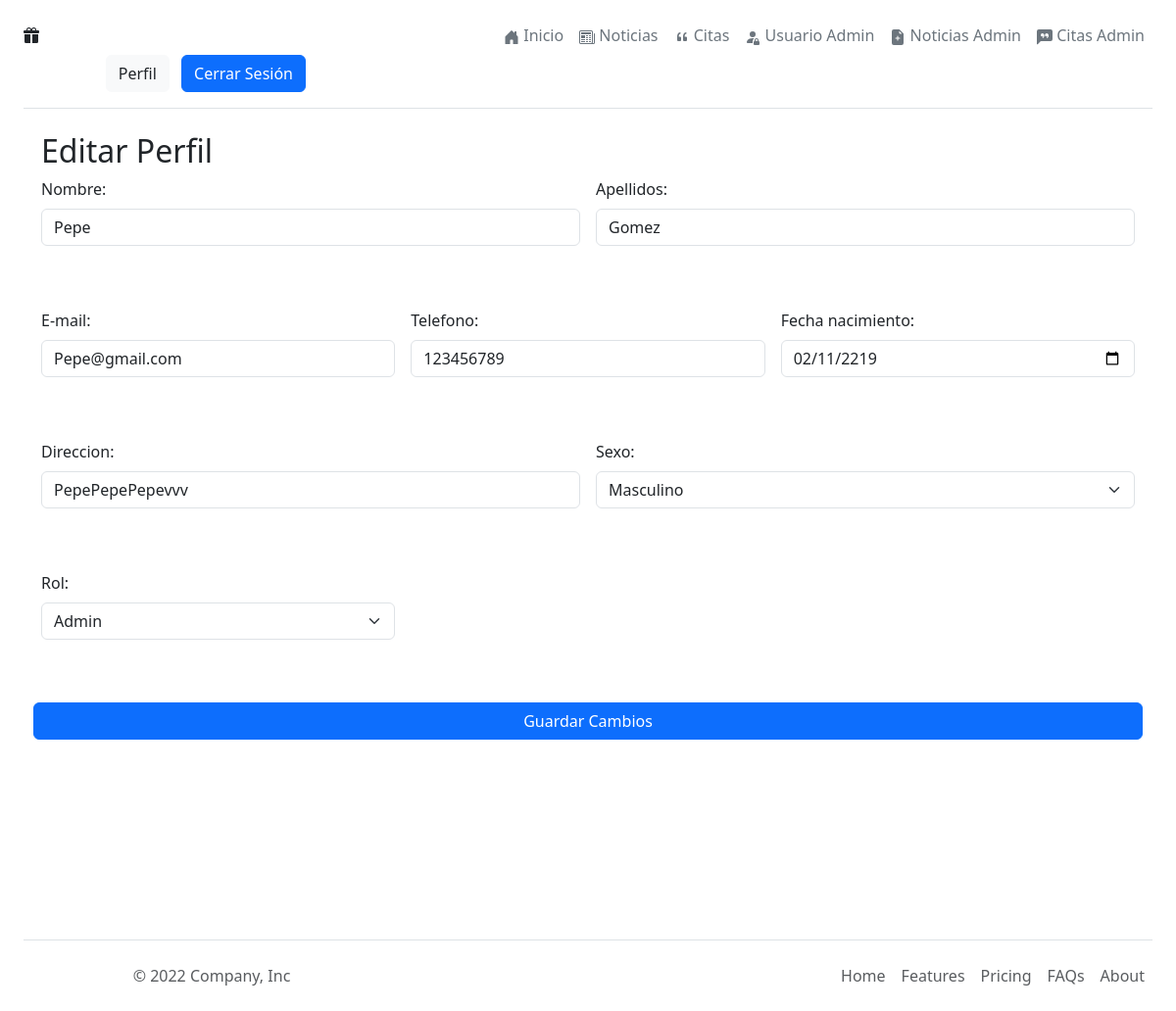
The page /index.php?controller=UsuariosAdmin&action=formularioActualizarUsuario&id=2 (signed in) on the database its author committed.
### tables this page shows
CREATE TABLE `users_data` (
  `idUser` int(11) NOT NULL,
  `nombre` varchar(255) NOT NULL,
  `apellidos` varchar(255) NOT NULL,
  `email` varchar(255) NOT NULL,
  `telefono` varchar(20) NOT NULL,
  `fecha_nacimiento` date NOT NULL,
  `direccion` text DEFAULT NULL,
  `sexo` enum('Masculino','Femenino','Otro') NOT NULL
);

CREATE TABLE `users_login` (
  `idLogin` int(11) NOT NULL,
  `idUser` int(11) NOT NULL,
  `usuario` varchar(255) NOT NULL,
  `password` varchar(255) NOT NULL,
  `rol` enum('admin','user') NOT NULL
);

### models/UserDataModel.php (called while the page is built, shortened)
<?php
require_once 'config.php';
class UserDataModel
{
    private $pdo;
    public function __construct()
    {
        global $pdo;
        $this->pdo = $pdo;
    }
    public function obtenerUsuarioById($id)
    {
        try {
            $query = "SELECT * FROM users_data WHERE idUser = :id";
            $statement = $this->pdo->prepare($query);
            $statement->execute(array(':id' => $id));
            return $statement->fetch(PDO::FETCH_ASSOC);
        } catch (PDOException $e) {
            $this->handleDatabaseError("Error al obtener usuario por ID", $e);
            return false;
        }
    }
}

### models/UserLoginModel.php (called while the page is built, shortened)
<?php
require_once 'config.php';
class UserLoginModel {
    private $pdo;
    public function __construct() {
        global $pdo;
        $this->pdo = $pdo;
    }
    public function getUserIdUser($idUser) {
        try {
            $query = "SELECT * FROM users_login WHERE idUser = :idUser";
            $statement = $this->pdo->prepare($query);
            $statement->execute(array(':idUser' => $idUser));
            $result = $statement->fetch(PDO::FETCH_ASSOC);
            unset($result['password']);
            return $result;
        } catch (PDOException $e) {
            $this->handleDatabaseError("Error al obtener usuario por ID", $e);
            return false;
        }
    }
}

### views/editar_perfil.php (the view, shortened to what this page needs)
<!DOCTYPE html>
<html lang="es">
<head>
    <link rel="stylesheet" href="../css/styles.css">
    <link href="https://cdn.jsdelivr.net/npm/bootstrap@5.3.3/dist/css/bootstrap.min.css" rel="stylesheet">
</head>
<?php include_once './Includes/header.php'; ?>
<div class="container">
    <h2>Editar Perfil</h2>
    <div class="formEditPerfil">
        <form class="row g-3" action="index.php?controller=perfil&action=actualizar" method="post">
            <div class="col-md-6">
                <label for="nombre" class="form-label">Nombre:</label>
                <input type="text" class="form-control" id="nombre" name="nombre" value="<?php echo $usuario['nombre']; ?>" required><br><br>
            </div>
            <div class="col-md-6">
                <label for="apellidos" class="form-label">Apellidos:</label>
                <input type="text" class="form-control" id="apellidos" name="apellidos" value="<?php echo $usuario['apellidos']; ?>" required><br><br>
            </div>
            <div class="col-md-4">
                <label for="email" class="form-label">E-mail:</label>
                <input type="email" class="form-control" id="email" name="email" value="<?php echo $usuario['email']; ?>" required><br><br>
            </div>
            <div class="col-md-4">
                <label for="telefono" class="form-label">Telefono:</label>
                <input type="tel" class="form-control" id="telefono" name="telefono" value="<?php echo $usuario['telefono']; ?>" required><br><br>
            </div>
            <div class="col-md-4">
                <label for="fecha_nacimiento" class="form-label">Fecha nacimiento:</label>
                <input type="date" class="form-control" id="fecha_nacimiento" name="fecha_nacimiento" value="<?php echo $usuario['fecha_nacimiento']; ?>" required><br><br>
            </div>
            <div class="col-md-6">
                <label for="direccion" class="form-label">Direccion:</label>
                <input type="text" class="form-control" id="direccion" name="direccion" value="<?php echo $usuario['direccion']; ?>" required><br><br>
            </div>
            <div class="col-md-6">
                <label for="sexo" class="form-label">Sexo:</label>
                <select id="sexo" name="sexo" class="form-select">
                    <option value="masculino" <?php echo ($usuario['sexo'] === 'masculino') ? 'selected' : ''; ?>>Masculino</option>
                </select><br><br>
            </div class="col-md-6">
            <?php if (isset($userLogin)) : ?>
                <div class="col-md-4">
                    <label for="sexo" class="form-label">Rol:</label>
                    <select id="sexo" name="rol" class="form-select">
                        <option value="admin" <?php echo ($userLogin['rol'] === 'admin') ? 'selected' : ''; ?>>Admin</option>
                    </select><br><br>
                </div>
            <?php endif; ?>
                <input type="submit" class="btn btn-primary" value="Guardar Cambios">
        </form>
    </div>
</div>
<?php include_once './Includes/footer.php'; ?>
</body>
</html>

### css/styles.css (style rules this page uses)
body, html { height: 100%; margin: 0; }
.container { display: flex; flex-direction: column; min-height: 100vh; }

### rows shown on the page
users_data: nombre "Pepe", apellidos "Gomez", email "Pepe@gmail.com", telefono "123456789", fecha_nacimiento "02/11/2219", direccion "PepePepePepevvv"
users_login: rol "Admin"
